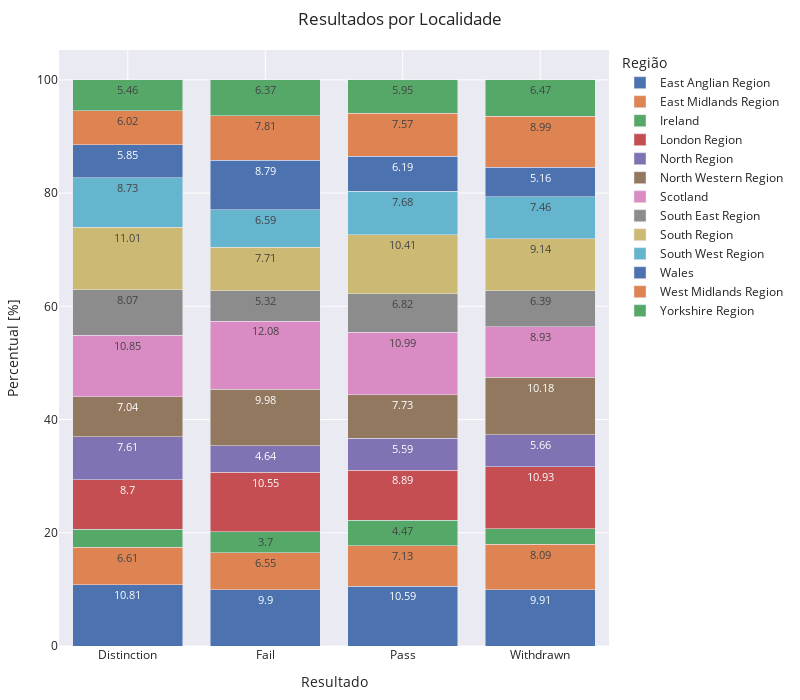

Notebook code for this chart:
### Code cell
df = studentInfo.groupby(['region', 'final_result']).agg({'id_student':'count'}).reset_index().\
    rename(columns={"region": "Regiao", "final_result": 'Resultado','id_student': 'Qtde'})

df['Percentual'] = df.apply(lambda x:  round(100 * (x['Qtde'] / df[df['Resultado'] == x['Resultado']]['Qtde'].sum()),2), axis=1)

fig = px.bar(df, x="Resultado", y="Percentual", text="Percentual", color="Regiao",
            hover_data=['Percentual'], barmode = 'stack', template='seaborn')

fig.update_layout(
    margin=dict(l=20, r=50, t=50, b=20),
    title = 'Resultados por Localidade',
    xaxis_title="Resultado",
    yaxis_title="Percentual [%]",
    legend_title="Região",
    width=800, 
    height=700,
    uniformtext_minsize=9, 
    uniformtext_mode='hide',
)
 
fig.show()

### Figure 1 — Plotly figure (JSON) as saved in the notebook; plotly's stock layout.template omitted (floating-point values rounded to 4 significant figures)
{"data": [{"alignmentgroup": "True", "hovertemplate": "Regiao=East Anglian Region<br>Resultado=%{x}<br>Percentual=%{text}<extra></extra>", "legendgroup": "East Anglian Region", "marker": {"color": "rgb(76,114,176)", "pattern": {"shape": ""}}, "name": "East Anglian Region", "offsetgroup": "East Anglian Region", "orientation": "v", "showlegend": true, "text": [10.81, 9.9, 10.59, 9.91], "textposition": "auto", "type": "bar", "x": ["Distinction", "Fail", "Pass", "Withdrawn"], "xaxis": "x", "y": [10.81, 9.9, 10.59, 9.91], "yaxis": "y"}, {"alignmentgroup": "True", "hovertemplate": "Regiao=East Midlands Region<br>Resultado=%{x}<br>Percentual=%{text}<extra></extra>", "legendgroup": "East Midlands Region", "marker": {"color": "rgb(221,132,82)", "pattern": {"shape": ""}}, "name": "East Midlands Region", "offsetgroup": "East Midlands Region", "orientation": "v", "showlegend": true, "text": [6.61, 6.55, 7.13, 8.09], "textposition": "auto", "type": "bar", "x": ["Distinction", "Fail", "Pass", "Withdrawn"], "xaxis": "x", "y": [6.61, 6.55, 7.13, 8.09], "yaxis": "y"}, {"alignmentgroup": "True", "hovertemplate": "Regiao=Ireland<br>Resultado=%{x}<br>Percentual=%{text}<extra></extra>", "legendgroup": "Ireland", "marker": {"color": "rgb(85,168,104)", "pattern": {"shape": ""}}, "name": "Ireland", "offsetgroup": "Ireland", "orientation": "v", "showlegend": true, "text": [3.24, 3.7, 4.47, 2.69], "textposition": "auto", "type": "bar", "x": ["Distinction", "Fail", "Pass", "Withdrawn"], "xaxis": "x", "y": [3.24, 3.7, 4.47, 2.69], "yaxis": "y"}, {"alignmentgroup": "True", "hovertemplate": "Regiao=London Region<br>Resultado=%{x}<br>Percentual=%{text}<extra></extra>", "legendgroup": "London Region", "marker": {"color": "rgb(196,78,82)", "pattern": {"shape": ""}}, "name": "London Region", "offsetgroup": "London Region", "orientation": "v", "showlegend": true, "text": [8.7, 10.55, 8.89, 10.93], "textposition": "auto", "type": "bar", "x": ["Distinction", "Fail", "Pass", "Withdrawn"], "xaxis": "x", "y": [8.7, 10.55, 8.89, 10.93], "yaxis": "y"}, {"alignmentgroup": "True", "hovertemplate": "Regiao=North Region<br>Resultado=%{x}<br>Percentual=%{text}<extra></extra>", "legendgroup": "North Region", "marker": {"color": "rgb(129,114,179)", "pattern": {"shape": ""}}, "name": "North Region", "offsetgroup": "North Region", "orientation": "v", "showlegend": true, "text": [7.61, 4.64, 5.59, 5.66], "textposition": "auto", "type": "bar", "x": ["Distinction", "Fail", "Pass", "Withdrawn"], "xaxis": "x", "y": [7.61, 4.64, 5.59, 5.66], "yaxis": "y"}, {"alignmentgroup": "True", "hovertemplate": "Regiao=North Western Region<br>Resultado=%{x}<br>Percentual=%{text}<extra></extra>", "legendgroup": "North Western Region", "marker": {"color": "rgb(147,120,96)", "pattern": {"shape": ""}}, "name": "North Western Region", "offsetgroup": "North Western Region", "orientation": "v", "showlegend": true, "text": [7.04, 9.98, 7.73, 10.18], "textposition": "auto", "type": "bar", "x": ["Distinction", "Fail", "Pass", "Withdrawn"], "xaxis": "x", "y": [7.04, 9.98, 7.73, 10.18], "yaxis": "y"}, {"alignmentgroup": "True", "hovertemplate": "Regiao=Scotland<br>Resultado=%{x}<br>Percentual=%{text}<extra></extra>", "legendgroup": "Scotland", "marker": {"color": "rgb(218,139,195)", "pattern": {"shape": ""}}, "name": "Scotland", "offsetgroup": "Scotland", "orientation": "v", "showlegend": true, "text": [10.85, 12.08, 10.99, 8.93], "textposition": "auto", "type": "bar", "x": ["Distinction", "Fail", "Pass", "Withdrawn"], "xaxis": "x", "y": [10.85, 12.08, 10.99, 8.93], "yaxis": "y"}, {"alignmentgroup": "True", "hovertemplate": "Regiao=South East Region<br>Resultado=%{x}<br>Percentual=%{text}<extra></extra>", "legendgroup": "South East Region", "marker": {"color": "rgb(140,140,140)", "pattern": {"shape": ""}}, "name": "South East Region", "offsetgroup": "South East Region", "orientation": "v", "showlegend": true, "text": [8.07, 5.32, 6.82, 6.39], "textposition": "auto", "type": "bar", "x": ["Distinction", "Fail", "Pass", "Withdrawn"], "xaxis": "x", "y": [8.07, 5.32, 6.82, 6.39], "yaxis": "y"}, {"alignmentgroup": "True", "hovertemplate": "Regiao=South Region<br>Resultado=%{x}<br>Percentual=%{text}<extra></extra>", "legendgroup": "South Region", "marker": {"color": "rgb(204,185,116)", "pattern": {"shape": ""}}, "name": "South Region", "offsetgroup": "South Region", "orientation": "v", "showlegend": true, "text": [11.01, 7.71, 10.41, 9.14], "textposition": "auto", "type": "bar", "x": ["Distinction", "Fail", "Pass", "Withdrawn"], "xaxis": "x", "y": [11.01, 7.71, 10.41, 9.14], "yaxis": "y"}, {"alignmentgroup": "True", "hovertemplate": "Regiao=South West Region<br>Resultado=%{x}<br>Percentual=%{text}<extra></extra>", "legendgroup": "South West Region", "marker": {"color": "rgb(100,181,205)", "pattern": {"shape": ""}}, "name": "South West Region", "offsetgroup": "South West Region", "orientation": "v", "showlegend": true, "text": [8.73, 6.59, 7.68, 7.46], "textposition": "auto", "type": "bar", "x": ["Distinction", "Fail", "Pass", "Withdrawn"], "xaxis": "x", "y": [8.73, 6.59, 7.68, 7.46], "yaxis": "y"}, {"alignmentgroup": "True", "hovertemplate": "Regiao=Wales<br>Resultado=%{x}<br>Percentual=%{text}<extra></extra>", "legendgroup": "Wales", "marker": {"color": "rgb(76,114,176)", "pattern": {"shape": ""}}, "name": "Wales", "offsetgroup": "Wales", "orientation": "v", "showlegend": true, "text": [5.85, 8.79, 6.19, 5.16], "textposition": "auto", "type": "bar", "x": ["Distinction", "Fail", "Pass", "Withdrawn"], "xaxis": "x", "y": [5.85, 8.79, 6.19, 5.16], "yaxis": "y"}, {"alignmentgroup": "True", "hovertemplate": "Regiao=West Midlands Region<br>Resultado=%{x}<br>Percentual=%{text}<extra></extra>", "legendgroup": "West Midlands Region", "marker": {"color": "rgb(221,132,82)", "pattern": {"shape": ""}}, "name": "West Midlands Region", "offsetgroup": "West Midlands Region", "orientation": "v", "showlegend": true, "text": [6.02, 7.81, 7.57, 8.99], "textposition": "auto", "type": "bar", "x": ["Distinction", "Fail", "Pass", "Withdrawn"], "xaxis": "x", "y": [6.02, 7.81, 7.57, 8.99], "yaxis": "y"}, {"alignmentgroup": "True", "hovertemplate": "Regiao=Yorkshire Region<br>Resultado=%{x}<br>Percentual=%{text}<extra></extra>", "legendgroup": "Yorkshire Region", "marker": {"color": "rgb(85,168,104)", "pattern": {"shape": ""}}, "name": "Yorkshire Region", "offsetgroup": "Yorkshire Region", "orientation": "v", "showlegend": true, "text": [5.46, 6.37, 5.95, 6.47], "textposition": "auto", "type": "bar", "x": ["Distinction", "Fail", "Pass", "Withdrawn"], "xaxis": "x", "y": [5.46, 6.37, 5.95, 6.47], "yaxis": "y"}], "layout": {"barmode": "stack", "height": 700, "legend": {"title": {"text": "Região"}, "tracegroupgap": 0}, "margin": {"b": 20, "l": 20, "r": 50, "t": 50}, "title": {"text": "Resultados por Localidade"}, "uniformtext": {"minsize": 9, "mode": "hide"}, "width": 800, "xaxis": {"anchor": "y", "domain": [0, 1], "title": {"text": "Resultado"}}, "yaxis": {"anchor": "x", "domain": [0, 1], "title": {"text": "Percentual [%]"}}}}
